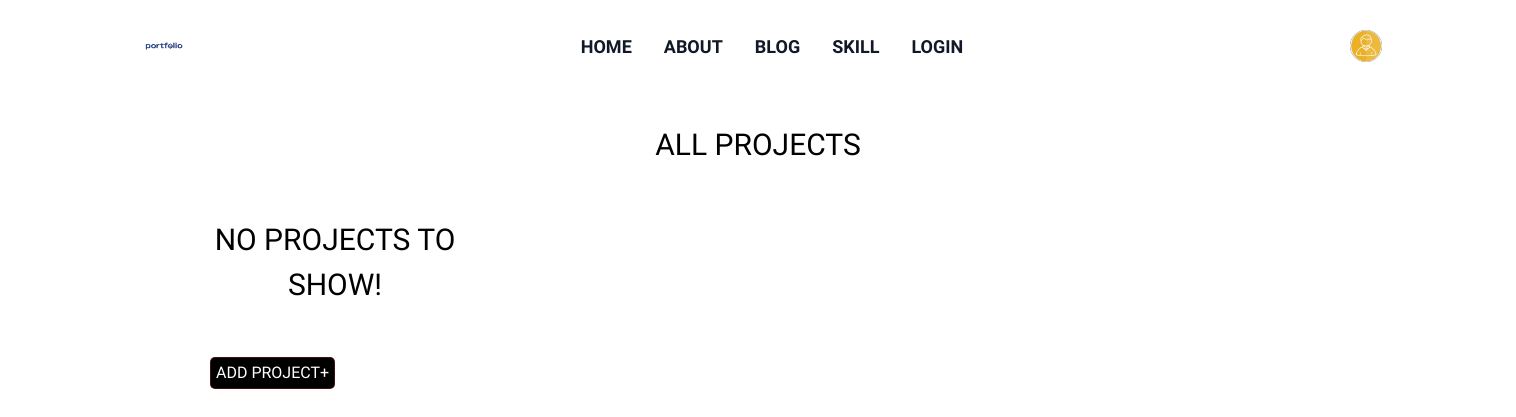
Before: /show_project/ with the older database file.
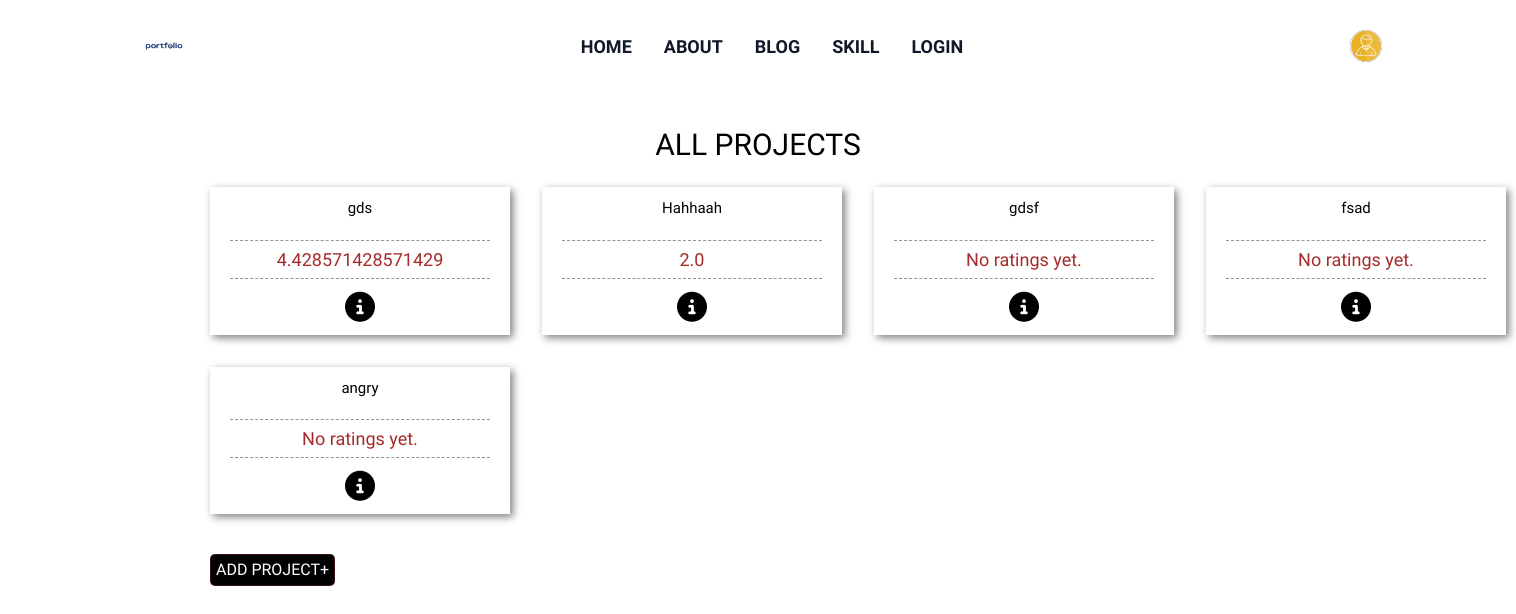
After: the same page with the newer database file.
### appProject/models.py (models this page shows, shortened)
class Project(models.Model):
    title = models.CharField(max_length=30)
    project_category = models.CharField(max_length=20, choices=PROJECT_CATEGORY)
    description = models.TextField(max_length=200)
    technologies_used = models.TextField(max_length=150)
    image = models.ImageField(upload_to='upload', blank=False)
    url = models.URLField()

### appProject/views.py (the view)
# urls.py: path('show_project/', views.show_project, name = 'show_project'),
def show_project(request):
    project = models.Project.objects.annotate(avg_rating=Avg('reviews__rating')).order_by('-avg_rating')
    return render(request, 'appProject/show_project.html', {'project': project})

### appProject/templates/appProject/show_project.html (shortened to what this page needs)
{% extends 'index.html' %}
{% load static %}
{% block body %}
<main>
    <section class="projectSection">
        <h3>All projects</h3>
        <div class="projectContainer">
            {% if project %}
            {% for p in project %}
            <div class="singleProject">
                <h2>{{ p.title }}</h2>
                <div class="rating">
                    {% if p.avg_rating %}
                    <span> {{ p.avg_rating }} </span>
                    {% else %}
                    <span>No ratings yet.</span>
                    {% endif %}
                </div>
                <a href="{% url 'project_details' p.pk %}"><i class="fa-solid fa-circle-info"></i></a>
            </div>
            {% endfor %}
            {% else %}
            <div>
                <h3>No projects to show!</h3>
            </div>
            {% endif %}
        </div>
        <div class="addProjectBtn">
            <a href="{% url 'add_project' %}">Add Project+</a>
        </div>
    </section>
</main>
{% endblock %}

Changed rows visible on the page:
added Project: title "gds", avg_rating "4.428571428571429"
added Project: title "Hahhaah", avg_rating "2.0"
added Project: title "gdsf", shows "No ratings yet."
added Project: title "fsad", shows "No ratings yet."
added Project: title "angry", shows "No ratings yet."
Other visible differences:
text no longer shown: "NO PROJECTS TO SHOW!"
